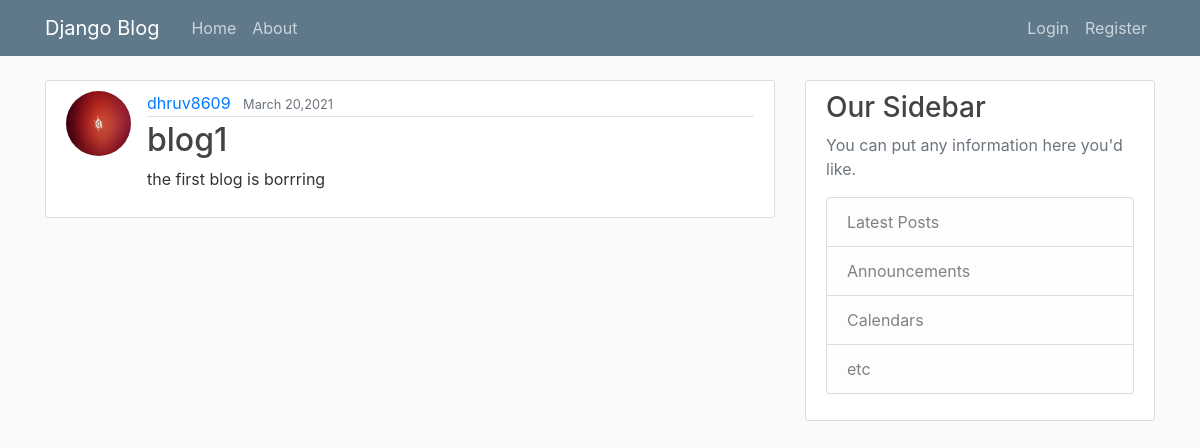
/post/1/, run on an earlier commit of the app's database.
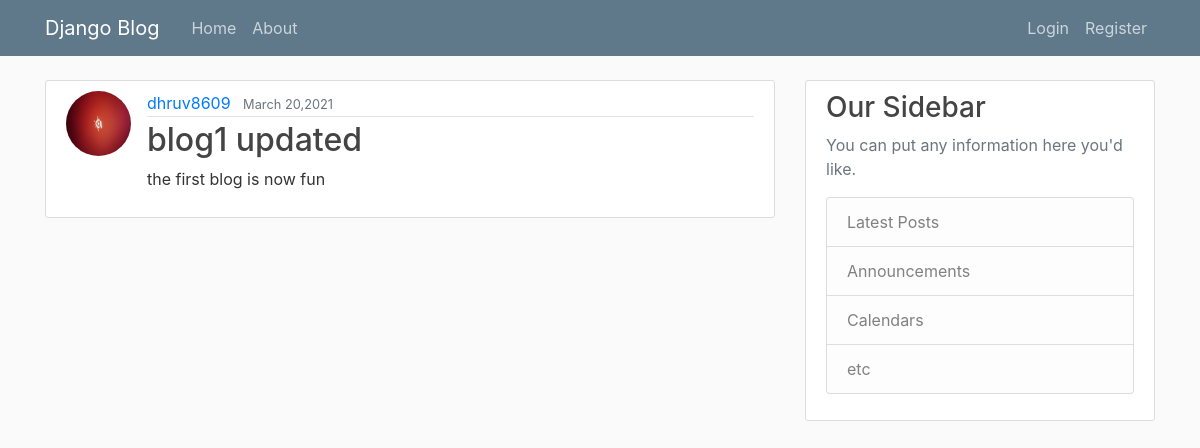
And on a later commit of the database.
### blog/models.py (models this page shows, shortened)
class Post(models.Model):
    title = models.CharField(max_length=100)
    content = models.TextField()
    author = models.ForeignKey(User, on_delete=models.CASCADE)
    date_posted = models.DateTimeField(default=timezone.now)

### users/models.py (models this page shows, shortened)
class Profile(models.Model):
    user = models.OneToOneField(User, on_delete=models.CASCADE)
    image = models.ImageField(default='default.png', upload_to='profile_pics')

### blog/views.py (the view)
# urls.py: path('post/<int:pk>/', PostDetailView.as_view(), name="post-detail"),
class PostDetailView(DetailView):
    model = Post

### blog/templates/blog/post_detail.html (shortened to what this page needs)
{% extends "blog/base.html" %}
{% block content %}
	<article class="media content-section">
	  <img class = "rounded-circle article-img" src="{{ object.author.profile.image.url }}">
	  <div class="media-body">
	    <div class="article-metadata">
	      <a class="mr-2" href="#">{{ object.author }}</a>
	      <small class="text-muted">{{ object.date_posted|date:"F d,Y" }}</small>
	    </div>
	    <h2 class="article-title">{{ object.title }}</h2>
	    <p class="article-content">{{ object.content }}</p>
	  </div>
	</article>
{% endblock content %}

### blog/templates/blog/base.html (shortened to what this page needs)
{% load static %}
<!DOCTYPE html>
<html>
<head>
    <link rel="stylesheet" href="https://stackpath.bootstrapcdn.com/bootstrap/4.3.1/css/bootstrap.min.css">
    <link rel="stylesheet" type="text/css" href="{% static 'blog/main.css' %} ">
</head>
<body>
	<header class="site-header">
	  <nav class="navbar navbar-expand-md navbar-dark bg-steel fixed-top">
	    <div class="container">
	      <a class="navbar-brand mr-4" href="{% url 'blog-home' %}">Django Blog</a>
	      <div class="collapse navbar-collapse" id="navbarToggle">
	        <div class="navbar-nav mr-auto">
	          <a class="nav-item nav-link" href="{% url 'blog-home' %}">Home</a>
	          <a class="nav-item nav-link" href="{% url 'blog-about' %}">About</a>
	        </div>
	        <div class="navbar-nav">
	        	{% if user.is_authenticated %}
	        		<a class="nav-item nav-link" href="{% url 'post-create' %}">New Post</a>
	        		<a class="nav-item nav-link" href="{% url 'profile' %}">Profile</a>
	        		<a class="nav-item nav-link" href="{% url 'logout' %}">Logout</a>
	        	{% else %}
	        		<a class="nav-item nav-link" href="{% url 'login' %}">Login</a>
	          		<a class="nav-item nav-link" href="{% url 'register' %}">Register</a>
	        	{% endif %}
	        </div>
	      </div>
	    </div>
	  </nav>
	</header>
	<main role="main" class="container">
		<div class="row">
		    <div class="col-md-8">
		      {% block content %}{% endblock %}
		    </div>
		    <div class="col-md-4">
		      <div class="content-section">
		        <h3>Our Sidebar</h3>
		        <p class='text-muted'>You can put any information here you'd like.
		          <ul class="list-group">
		            <li class="list-group-item list-group-item-light">Latest Posts</li>
		            <li class="list-group-item list-group-item-light">Announcements</li>
		            <li class="list-group-item list-group-item-light">Calendars</li>
		            <li class="list-group-item list-group-item-light">etc</li>
		          </ul>
		        </p>
		      </div>
		    </div>
	  </div>
	</main>
</body>
</html>

### blog/static/blog/main.css (style rules this page uses)
body { background: #fafafa; color: #333333; margin-top: 5rem; }
h1, h2, h3, h4, h5, h6 { color: #444444; }
ul { margin: 0; }
.bg-steel { background-color: #5f788a; }
.site-header .navbar-nav .nav-link { color: #cbd5db; }
.content-section { background: #ffffff; padding: 10px 20px; border: 1px solid #dddddd; border-radius: 3px; margin-bottom: 20px; }
.article-title { color: #444444; }
.article-content { white-space: pre-line; }
.article-img { height: 65px; width: 65px; margin-right: 16px; }
.article-metadata { padding-bottom: 1px; margin-bottom: 4px; border-bottom: 1px solid #e3e3e3 }

What changed in the data, as far as the page shows it:
changed Post "dhruv8609": title "blog1" → "blog1 updated"; content "the first blog is borrring" → "the first blog is now fun"
